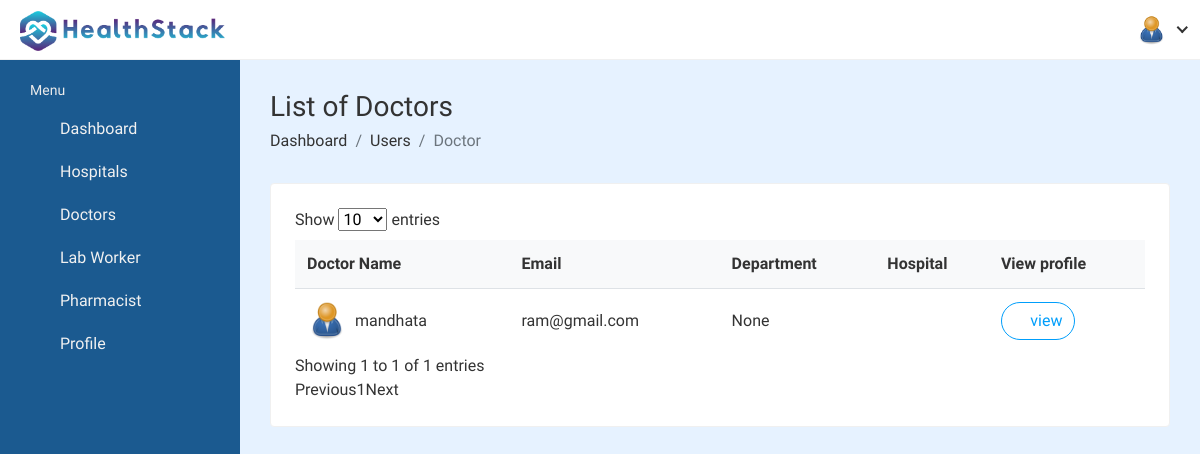
The page /hospital_admin/register-doctor-list/ (signed in) on the database its author committed.
### hospital_admin/models.py (models this page shows, shortened)
class Admin_Information(models.Model):
    ADMIN_TYPE = (
        ('hospital', 'hospital'),
        ('laboratory', 'laboratory'),
        ('pharmacy', 'pharmacy'),
    )
    admin_id = models.AutoField(primary_key=True, editable=False)
    user = models.OneToOneField(User, on_delete=models.CASCADE, null=True, blank=True, related_name='hospital_admin')
    username = models.CharField(null=True, blank=True, max_length=200)
    name = models.CharField(max_length=200, null=True, blank=True)
    featured_image = models.ImageField(upload_to='admin/', default='admin/user-default.png', null=True, blank=True)
    phone_number = models.IntegerField(null=True, blank=True)
    email = models.CharField(max_length=200, null=True, blank=True)
    role = models.CharField(max_length=200, choices=ADMIN_TYPE, null=True, blank=True)
    hospital = models.ForeignKey(Hospital_Information, on_delete=models.SET_NULL, null=True, blank=True)

### doctor/models.py (models this page shows, shortened)
class Doctor_Information(models.Model):
    DOCTOR_TYPE = (
        ('Cardiologists', 'Cardiologists'),
        ('Neurologists', 'Neurologists'),
        ('Pediatricians', 'Pediatricians'),
        ('Physiatrists', 'Physiatrists'),
        ('Dermatologists', 'Dermatologists'),
    )
    doctor_id = models.AutoField(primary_key=True)
    user = models.OneToOneField(User, on_delete=models.CASCADE, null=True, blank=True, related_name='profile')
    name = models.CharField(max_length=200, null=True, blank=True)
    username = models.CharField(max_length=200, null=True, blank=True)
    gender = models.CharField(max_length=200, null=True, blank=True)
    description = models.TextField(max_length=1000, null=True, blank=True)
    department = models.CharField(max_length=200, choices=DOCTOR_TYPE, null=True, blank=True)
    department_name = models.ForeignKey(hospital_department, on_delete=models.SET_NULL, null=True, blank=True)
    specialization = models.ForeignKey(specialization, on_delete=models.SET_NULL, null=True, blank=True)
    featured_image = models.ImageField(upload_to='doctors/', default='doctors/user-default.png', null=True, blank=True)
    certificate_image = models.ImageField(upload_to='doctors_certificate/', default='doctors_certificate/default.png', null=True, blank=True)
    email = models.EmailField(max_length=200, null=True, blank=True)
    phone_number = models.CharField(max_length=200, null=True, blank=True)
    nid = models.CharField(max_length=200, null=True, blank=True)
    visiting_hour = models.CharField(max_length=200, null=True, blank=True)
    consultation_fee = models.IntegerField(null=True, blank=True)
    report_fee = models.IntegerField(null=True, blank=True)
    dob = models.CharField(max_length=200, null=True, blank=True)
    institute = models.CharField(max_length=200, null=True, blank=True)
    degree = models.CharField(max_length=200, null=True, blank=True)
    completion_year = models.CharField(max_length=200, null=True, blank=True)
    work_place = models.CharField(max_length=200, null=True, blank=True)
    designation = models.CharField(max_length=200, null=True, blank=True)
    start_year = models.CharField(max_length=200, null=True, blank=True)
    end_year = models.CharField(max_length=200, null=True, blank=True)
    register_status =  models.CharField(max_length=200, null=True, blank=True)
    hospital_name = models.ForeignKey(Hospital_Information, on_delete=models.SET_NULL, null=True, blank=True)

### hospital_admin/views.py (the view)
# urls.py: path('register-doctor-list/', views.register_doctor_list,name='register-doctor-list'),
@csrf_exempt
@login_required(login_url='admin_login')
def register_doctor_list(request):
    if request.user.is_hospital_admin:
        user = Admin_Information.objects.get(user=request.user)
        doctors = Doctor_Information.objects.filter(register_status='Accepted')
    return render(request, 'hospital_admin/register-doctor-list.html', {'doctors': doctors, 'admin': user})

### templates/hospital_admin/register-doctor-list.html (shortened to what this page needs)
{%load static%}
<!DOCTYPE html>
<html lang="en">
<head>
        <link rel="stylesheet" href="{% static 'CURE QUEST-System/css/Normal/bootstrap.min.css' %}">
        <link rel="stylesheet" href="{% static 'CURE QUEST-System/plugins/Normal/fontawesome/css/fontawesome.min.css' %}">
        <link rel="stylesheet" href="{% static 'CURE QUEST-System/admin_assets/css/feathericon.min.css'%}">
		<link rel="stylesheet" href="{% static 'CURE QUEST-System/plugins/Normal/fontawesome/css/all.min.css' %}">
        <link rel="stylesheet" href="{% static 'CURE QUEST-System/css/admin/style.css'%}">
    </head>
    <body>
            <div class="main-wrapper">
				<header class="header">{% include 'hospital_admin/hospital-admin-navbar.html' %}</header>
            <aside class="sidebar" id="sidebar">
				{% include 'hospital_admin/hospital-admin-sidebar.html' %} </aside>
            <div class="page-wrapper">
                <div class="content container-fluid">
					<div class="page-header">
						<div class="row">
							<div class="col-sm-12">
								<h3 class="page-title">List of Doctors</h3>
								<ul class="breadcrumb">
									<li class="breadcrumb-item"><a href="index.html">Dashboard</a></li>
									<li class="breadcrumb-item"><a href="javascript:(0);">Users</a></li>
									<li class="breadcrumb-item active">Doctor</li>
								</ul>
							</div>
						</div>
					</div>
					<div class="row">
						<div class="col-sm-12">
							<div class="card">
								<div class="card-body">
									<div class="table-responsive">
										<table class="datatable table table-hover table-center mb-0">
											<thead>
												<tr>
													<th>Doctor Name</th>
													<th>Email</th>
													<th>Department</th>
													<th>Hospital</th>
													<th>View profile</th>
													</tr>
													<tbody>
														{% for doctor in doctors %}
														<tr>
															<td>
																<h2 class="table-avatar">
																	<a href="{%url 'admin-doctor-profile' doctor.doctor_id%}" class="avatar avatar-sm mr-2"><img class="avatar-img rounded-circle" src="{{doctor.featured_image.url}}" alt="User Image"></a>
																	<a href="{%url 'admin-doctor-profile' doctor.doctor_id%}">{{doctor.name}}</a>
																</h2>
															</td>
															<td>{{doctor.email}}</td>
															<td>{{doctor.department}}</td>
															<td>{{doctor.hospital}}</td>
															<td>
																<div class="table-action">
																	<a
																	  href="{%url 'admin-doctor-profile' doctor.doctor_id%}"
																	  class="btn btn-outline-info btn-rounded"
																		>
																		<i class="fas fa-file-alt"></i> view
																	</a>
																  </div>
															</td>
														</tr>
														{% endfor %}
													</tbody>
											</thead>
                                        </table>
                                    </div>
                                </div>
                            </div>
                        </div>
                    </div>
                </div>
            </div>
        </div>
    </body>
</html>

### templates/hospital_admin/hospital-admin-navbar.html (shortened to what this page needs)
{% load static %}
    <div class="header-left">
        <a href="{% url 'admin-dashboard' %}" class="logo">
            <img src="{% static 'CURE QUEST-System/images/Normal/logo.jpg' %}" alt="Logo">
        </a>
    </div>
    <a href="javascript:void(0);" id="toggle_btn">
        <i class="fe fe-text-align-left"></i>
    </a>
    <ul class="nav user-menu">
        <li class="nav-item dropdown has-arrow">
            <a href="#" class="dropdown-toggle nav-link" data-toggle="dropdown">
                <span class="user-img"><img class="rounded-circle" src="{{admin.featured_image.url}}" width="31" alt="{{admin.name}}"></span>
            </a>
        </li>
    </ul>

### rows shown on the page
Admin_Information: featured_image (placeholder picture)
Doctor_Information: featured_image (placeholder picture), name "mandhata", email "ram@gmail.com", department "None"
